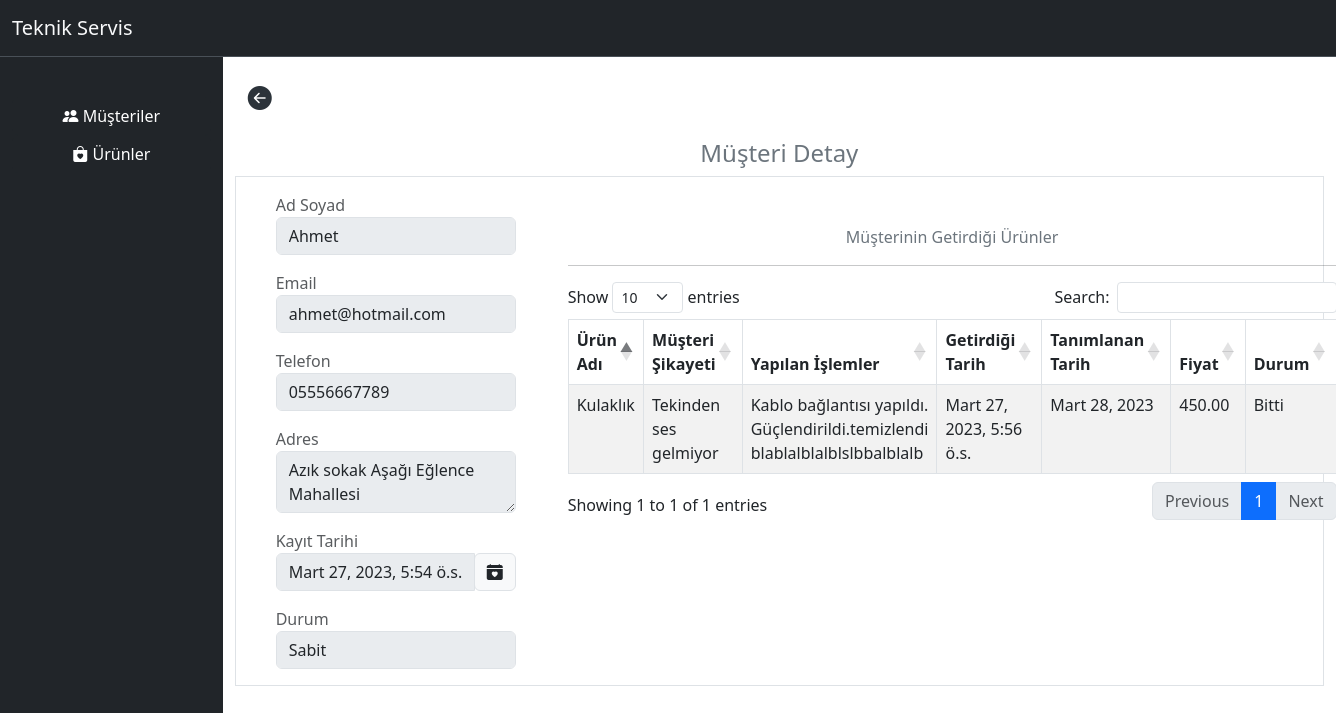
The app's page /customers/ahmet/detail with its own data.
### faults/models.py (models this page shows, shortened)
class Customer(models.Model):
    name_surname = models.CharField(max_length=200)
    email = models.EmailField(default="", blank=True)
    phone = models.CharField(max_length=11, blank=True)
    address = models.CharField(max_length=200, blank=True)
    record_date = models.DateTimeField(default=timezone.now)
    status = models.CharField(max_length=250, blank=True)
    slug = models.SlugField(unique=True, db_index=True, blank=True)

class Product(models.Model):
    product_name = models.CharField(max_length=200)
    customer = models.ForeignKey(Customer, on_delete=models.CASCADE)
    customer_complaint = models.CharField(max_length=400, blank=True)
    transantions_made = models.TextField(validators= [MinLengthValidator(10)], blank=True)
    record_date = models.DateTimeField(default=timezone.now, blank=True)
    complated_date = models.DateField()
    price = models.DecimalField(max_digits=19, decimal_places=2, blank=True)
    status = models.CharField(max_length=250, blank=True)
    slug = models.SlugField(unique=True, db_index=True, blank=True)

### faults/views.py (the view)
# urls.py: path("customers/<slug:slug>/detail", views.customer_details, name="customers_details"),
def customer_details(request, slug):
    customer = get_object_or_404(Customer, slug=slug)
    return render(request, 'customer_details.html', {
        "customer": customer,
        "products": customer.product_set.all(),
    })

### faults/templates/customer_details.html (shortened to what this page needs)
{% extends 'faults/base.html' %}
{% load static %}
{% block link %}
    <link rel="stylesheet" href="https://cdnjs.cloudflare.com/ajax/libs/bootstrap-datepicker/1.9.0/css/bootstrap-datepicker.min.css">
    <Link rel="stylesheet" href="https://cdn.datatables.net/1.13.4/css/dataTables.bootstrap5.min.css"></Link>
{% endblock  %}
{% block content %}
    <button class="btn btn-block my-3 sticky-top">
      <a href="{% url 'customers_page'%}" style="color: #2c333a;"><i class="bi bi-arrow-left-circle-fill" style="font-size: 1.5rem;"></i></a>
    </button>
    <div class="text-center">
        <p class="h4 text-secondary">Müşteri Detay</p>
    </div>
    <div class="col border d-flex">
        <form action="" method="post">
            <div class=" d-flex flex-column" style="width:20rem;">
                <div class="mx-4 p-3">
                  <div>
                    <label htmlFor="defaultLoginName" class="text-muted">
                      Ad Soyad
                    </label>
                    <input type="text" id="defaultLoginName" class="form-control" value="{{customer.name_surname}}" disabled/>
                  </div>
                  <div class="mt-3 class="form-floating"">
                    <label htmlFor="defaultLoginEmail" class="text-muted">
                      Email
                    </label>
                    <input type="email" id="defaultLoginEmail" class="form-control" value="{{customer.email}}" disabled/>
                  </div>
                  <div class="mt-3">
                    <label htmlFor="confirmLoginEmail" class="text-muted">
                      Telefon
                    </label>
                    <input type="text" id="confirmLoginEmail" class="form-control" value="{{customer.phone}}" disabled/>
                  </div>
                  <div class="mt-3 class="form-floating"">
                    <label htmlFor="defaultLoginPassword" class="text-muted">
                      Adres
                    </label>
                    <textarea class="form-control" disabled>{{customer.address}} </textarea>
                  </div>
                  <div class="mt-3">
                    <label htmlFor="confirmLoginEmail" class="text-muted">
                      Kayıt Tarihi
                    </label>
                    <div class="input-group date" id="datepicker">
                        <input type="text" class="form-control" id="date"/ value="{{customer.record_date}}" disabled>
                        <span class="input-group-append">
                          <span class="input-group-text bg-light d-block">
                            <i class="bi bi-calendar-heart-fill"></i>
                          </span>
                        </span>
                      </div>
                  </div>
                  <div class="mt-3">
                    <label htmlFor="defaultLoginName" class="text-muted">
                      Durum
                    </label>
                    <input type="text" id="defaultLoginName" class="form-control" value="{{customer.status}}" disabled/>
                  </div>
                </div>
              </div>
        </form>
        <div class="container pt-5">
            <div class="text-center ">
                <p class="text-secondary ">Müşterinin Getirdiği Ürünler</p>
                <hr>
            </div>
            <table id="example" class="table table-bordered table-striped data-table1" style="min-width: 100%">
                <thead>
                    <tr>
                        <th>Ürün Adı</th>
                        <th>Müşteri Şikayeti</th>
                        <th>Yapılan İşlemler</th>
                        <th>Getirdiği Tarih</th>
                        <th>Tanımlanan Tarih</th>
                        <th>Fiyat</th>
                        <th>Durum</th>
                    </tr>
                </thead>
                <tbody>
                    {% for product in products %}
                    <tr>
                        <td>{{product.product_name}}</td>
                        <td>{{product.customer_complaint}}</td>
                        <td>{{product.transantions_made}}</td>
                        <td>{{product.record_date}}</td>
                        <td>{{product.complated_date}}</td>
                        <td>{{product.price}}</td>
                        <td>{{product.status}}</td>
                    </tr>
                    {% endfor %}
                </tbody>
            </table>
        </div>
    </div>
{% endblock  %}

### records on screen
Customer: name_surname "Ahmet", email "ahmet@hotmail.com", phone "05556667789", address "Azık sokak Aşağı Eğlence Mahallesi", record_date "Mart 27, 2023, 5:54 ö.s.", status "Sabit"
Product: product_name "Kulaklık", customer_complaint "Tekinden ses gelmiyor", transantions_made "Kablo bağlantısı yapıldı. Güçlendirildi.temizlendi blablalblalblslbbalblalb", record_date "Mart 27, 2023, 5:56 ö.s.", complated_date "Mart 28, 2023", price "450.00", status "Bitti"
